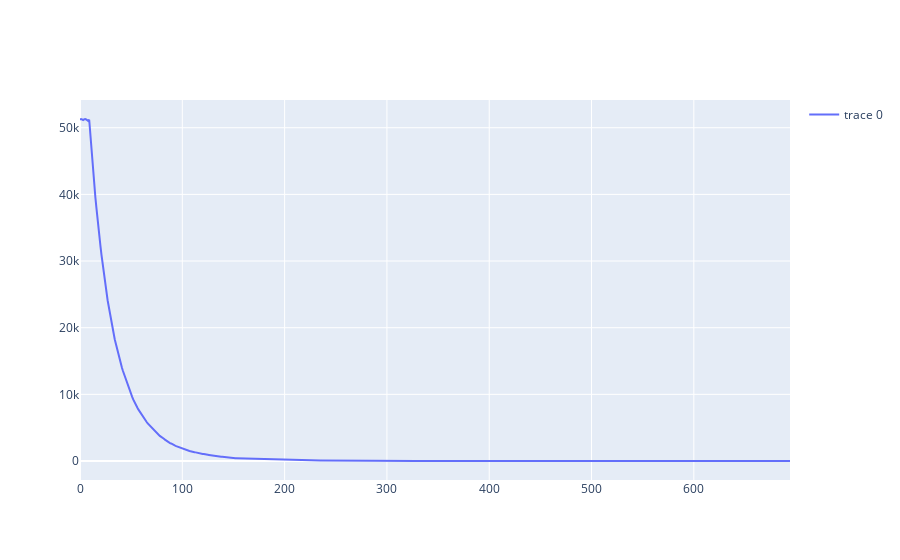

Notebook code cell kept with this figure:
### Code cell
import plotly.offline as py                    #保存图表，相当于plotly.plotly as py，同时增加了离线功能
py.init_notebook_mode(connected=True)          #离线绘图时，需要额外进行初始化
import plotly.graph_objects as go # 引入plotly底层绘图库

trace = go.Scatter(
     x = x1,
     y = y1,
     showlegend=True
)
data = [trace]

py.iplot(data)

### Figure 1 — Plotly figure (JSON) as saved in the notebook; plotly's stock layout.template omitted (floating-point values rounded to 4 significant figures; data arrays with more than 128 entries replaced by an {"elided": "..."} marker saying what was removed)
{"data": [{"showlegend": true, "type": "scatter", "x": {"elided": "673 int values"}, "y": {"elided": "673 int values"}}], "layout": {"autosize": true, "xaxis": {"autorange": true, "range": [0, 694], "type": "linear"}, "yaxis": {"autorange": true, "range": [-2850.0, 54160.0], "type": "linear"}}}
